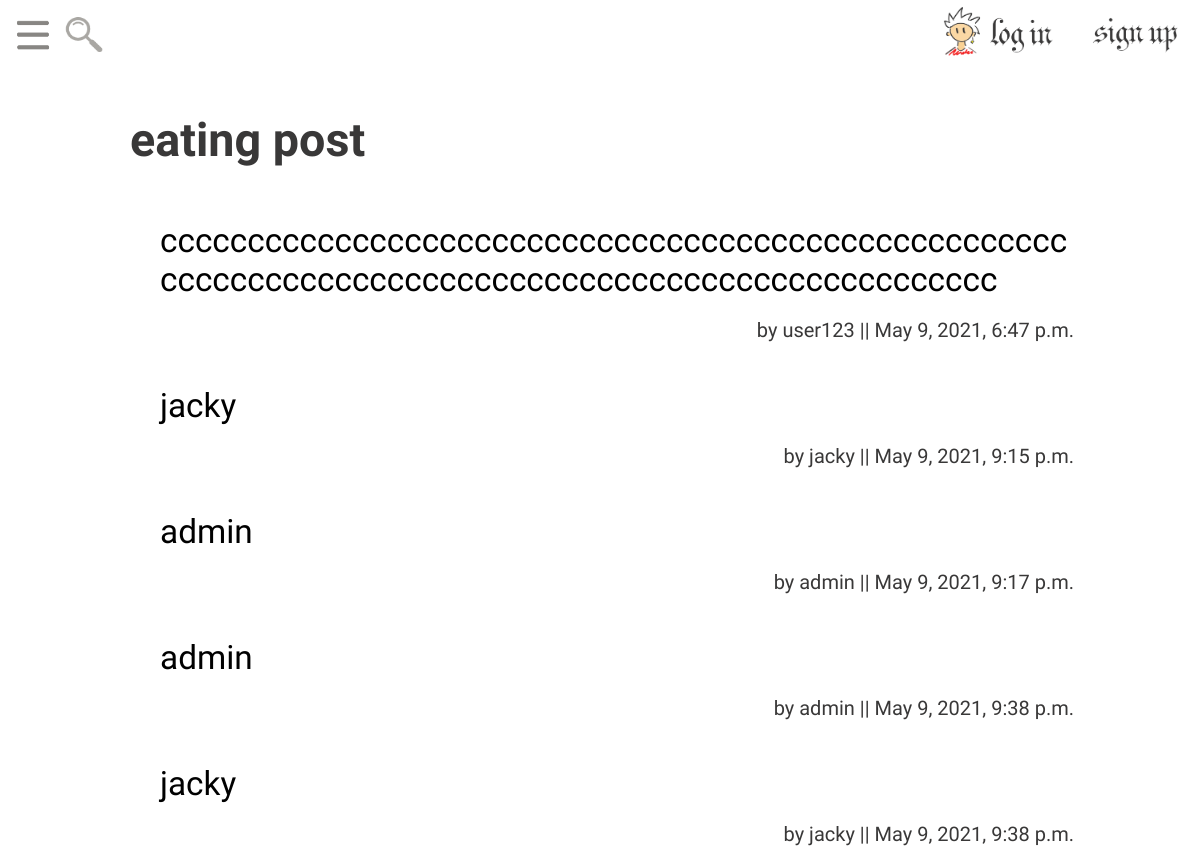
/channel/eating/, run on an earlier commit of the app's database.
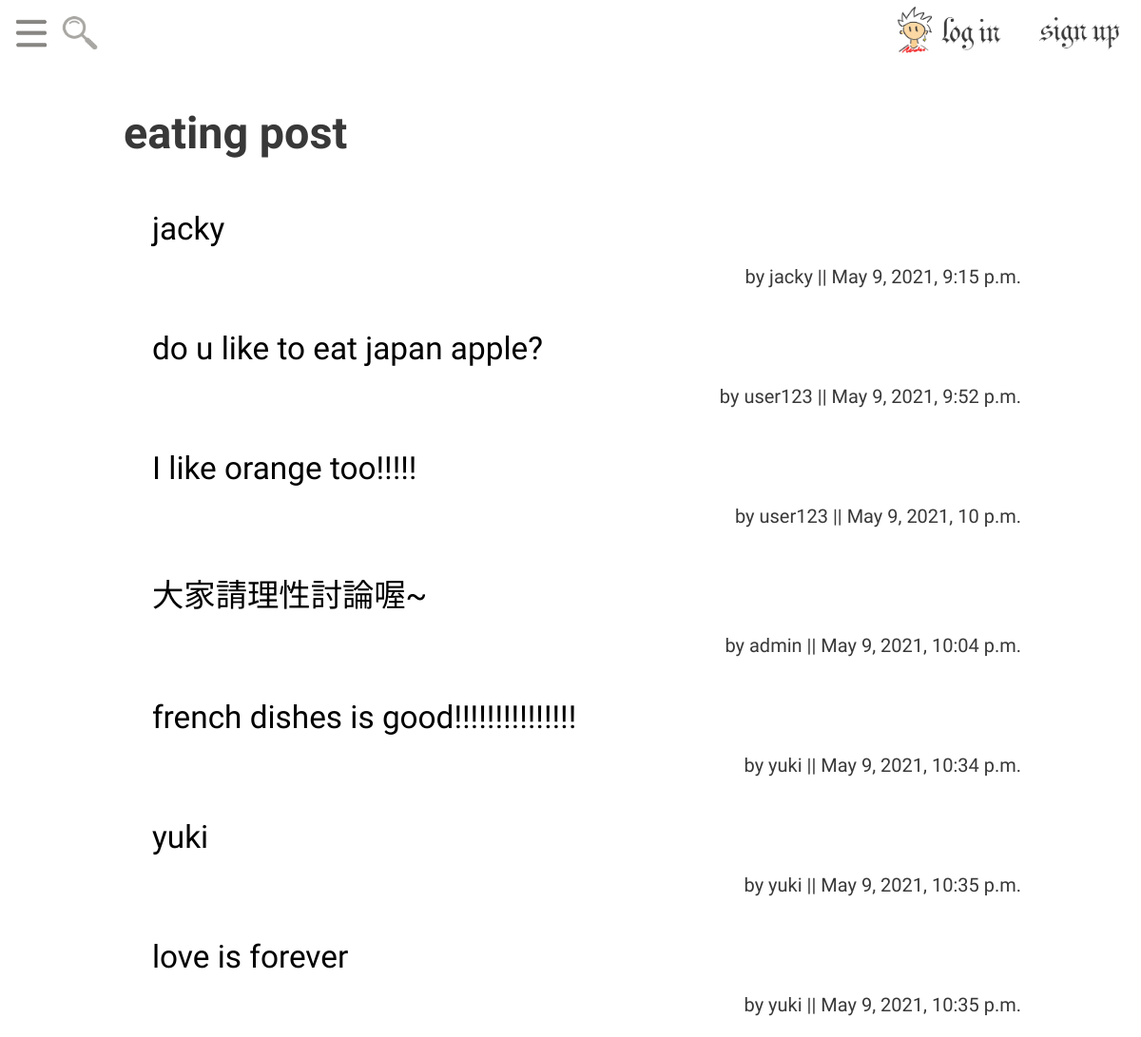
And on a later commit of the database.
### app/models.py (models this page shows, shortened)
class Channel(models.Model):
    status = {
        (0, 'Inactive'),
        (1, 'Active')
    }
    channel_id = models.UUIDField(primary_key=True, auto_created=True, default=uuid.uuid4, editable=False)
    created_by = models.ForeignKey(User, on_delete=models.CASCADE)
    channel_name = models.CharField(max_length=30, unique=True)
    channel_priority = models.IntegerField(default=50)
    status = models.SmallIntegerField(choices=status, default=1)
    created_at = models.DateTimeField(auto_now_add=True)
    modified_at = models.DateTimeField(auto_now=True)

class Post(models.Model):
    status = {
        (0, 'Inactive'),
        (1, 'Active')
    }
    post_id = models.UUIDField(primary_key=True, auto_created=True, default=uuid.uuid4, editable=False)
    channel = models.ForeignKey(Channel, on_delete=models.CASCADE)
    created_by = models.ForeignKey(User, on_delete=models.CASCADE)
    post_title = models.CharField(max_length=30)
    post_priority = models.IntegerField(default=50)
    post_content = models.TextField()
    status = models.SmallIntegerField(choices=status, default=1)
    created_at = models.DateTimeField(auto_now_add=True)
    modified_at = models.DateTimeField(auto_now=True)

### app/views.py (the view)
# urls.py: path('channel/<str:channel_name>/', views.list_post),
def list_post(request, channel_name):
    if request.method == 'GET':
        channel = Channel.objects.get(channel_name=channel_name)
        post_list = Post.objects.filter(channel=channel).order_by('-post_priority')
        return render(request, 'post_list.html', locals())

### templates/post_list.html (shortened to what this page needs)
{% include 'include/nav.html' %}
{% load static %}
<!DOCTYPE html onclick="backOriginal()">
<html lang="en">
<head>
</head>
<body>
<div class="container">
    <div class="sub_container">
        <h1>{{ channel_name }} post</h1>
        {% for post in post_list %}
            <ul id="post">
                <a href='/post/{{ post.post_id }}/'>
                    <li>
                        <div id="p1">{{ post.post_title }}</div>
                        <br/>
                        <div id="p2">by {{ post.created_by }} || {{ post.created_at }}</div>
                    </li>
                </a>
            </ul>
        {% endfor %}
    </div>
</div>
</body>
</html>

### templates/include/nav.html (shortened to what this page needs)
{% load static %}
{% load widget_tweaks %}
<html onclick="backOriginal()">
<head>
    <link rel="stylesheet" type="text/css" href="{% static '/css/stylesheet.css' %}">
</head>
<body>
    <div class="bar">
        <div id="iconAndMenu_div">
            <div id="icon_div">
                <img src="{% static 'images/menubar_icon.png' %}" id="menu_icon" onclick="openMenu()" />
                <img src="{% static 'images/search_icon.png' %}" id="search" onclick="searchOnClick()" />
            </div>
        </div>
        <div id="imgButtonDiv">
            <div id="loginDiv">
                <div id="loginbtnDiv">
                    {% if request.user.is_authenticated %}
                    <a href='/logout/'><img src="{% static 'images/logout_button.png' %}" id="logout"
                            onclick="loginOnClick()" /></a>
                    {% else %}
                    <img src="{% static 'images/login_button.png' %}" id="login" onclick="loginOnClick()" />
                    {% endif %}
                </div>
                {% if not request.user.is_authenticated %}
                <form action="/login/" method="POST">
                </form>
                {% endif %}
            </div>
            <div id="signupDiv">
                {% if not request.user.is_authenticated %}
                <a href='/signup/'><img src="{% static 'images/signup_button.png' %}" id="signup"
                        onclick="signupOnClick()" /></a>
                {% endif %}
            </div>
        </div>
    </div>
</body>
</html>

### templates/post_list.html (style rules this page uses)
.container { display: flex; flex-direction: row; justify-content: center; }
.sub_container { display: flex; flex-direction: column; width: 1000px; background-color: rgba(255, 255, 255, 0.4); margin-top: 20px; }
a { text-decoration: none; color: #393838; }
h1 { margin-left: 3%; font-size: 35pt; }
#post { width: 92%; align-self: center; background-color: rgba(255, 255, 255, 0.6); list-style: none; }
#p1 { font-family: 'Pangolin', cursive; font-size: 25pt; color: #000000; padding-top: 0.5vw; padding-right: 0.5vw; overflow-wrap: anywhere; }
#p2 { font-size: 15pt; text-align: right; padding-bottom: 0.5vw; padding-right: 0.5vw; }

What changed in the data, as far as the page shows it:
removed Post: post_title "cccccccccccccccccccccccccccccccccccccccccccccccccccccccccccccccccccccccccccccccccccccccccccccccccccc", created_by "user123", created_at "May 9, 2021, 6:47 p.m."
removed Post: post_title "admin", created_by "admin", created_at "May 9, 2021, 9:17 p.m."
removed Post: post_title "admin", created_by "admin", created_at "May 9, 2021, 9:38 p.m."
removed Post: post_title "jacky", created_by "jacky", created_at "May 9, 2021, 9:38 p.m."
added Post: post_title "do u like to eat japan apple?", created_by "user123", created_at "May 9, 2021, 9:52 p.m."
added Post: post_title "I like orange too!!!!!", created_by "user123", created_at "May 9, 2021, 10 p.m."
added Post: post_title "大家請理性討論喔~", created_by "admin", created_at "May 9, 2021, 10:04 p.m."
added Post: post_title "french dishes is good!!!!!!!!!!!!!!!", created_by "yuki", created_at "May 9, 2021, 10:34 p.m."
added Post: post_title "yuki", created_by "yuki", created_at "May 9, 2021, 10:35 p.m."
added Post: post_title "love is forever", created_by "yuki", created_at "May 9, 2021, 10:35 p.m."
